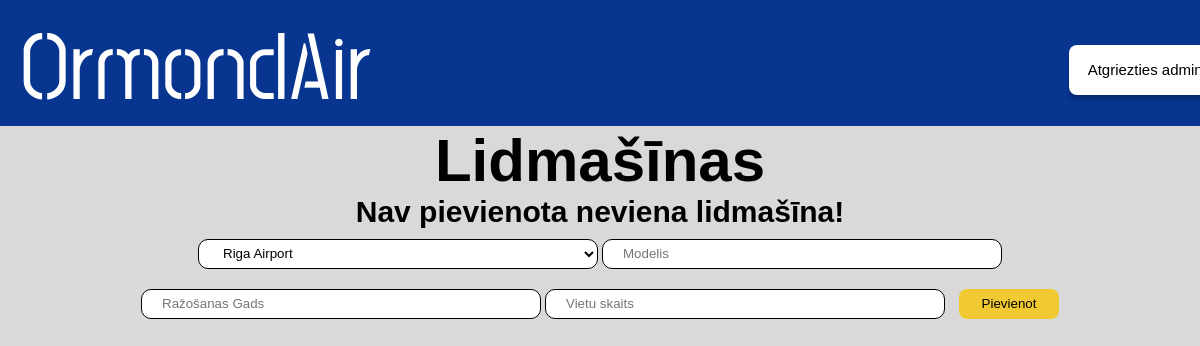
The app's page /admin/lidmasinas, older data.
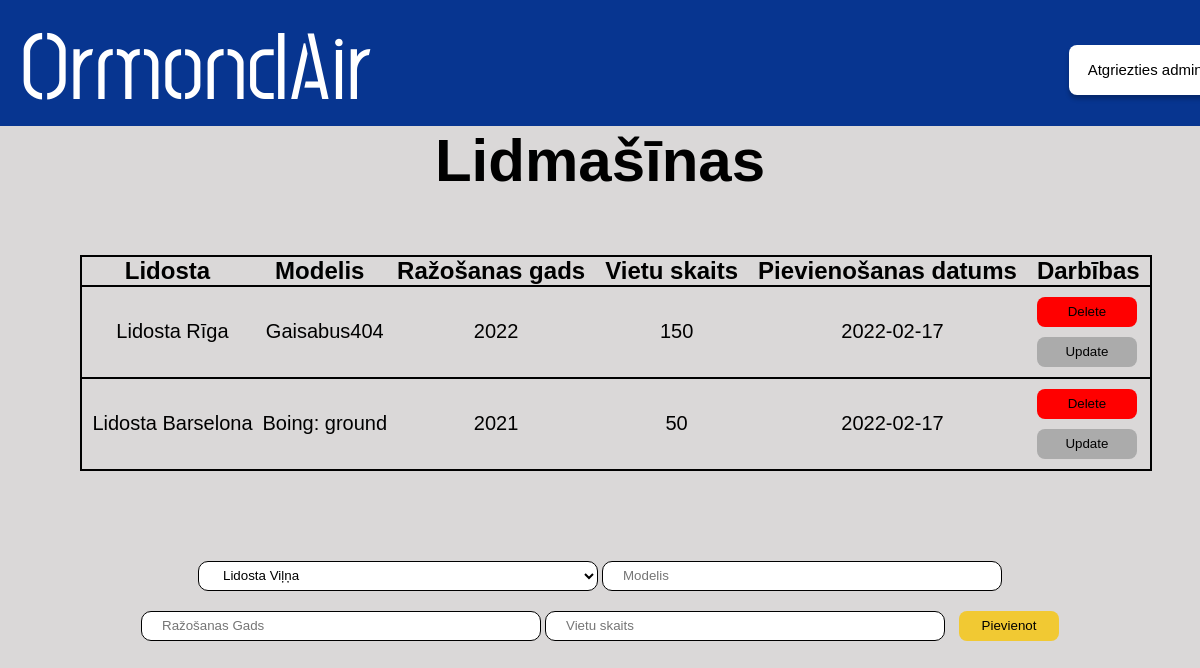
The same page, newer data.
### main.py (models this page shows, shortened)
class Lidmasina(db.Model):
    id = db.Column(db.Integer, primary_key=True)
    content = db.Column(db.String(200), nullable=False)
    modelis = db.Column(db.String(200), nullable=False)
    razosanas_gads = db.Column(db.String(3), nullable=False)
    vietu_skaits = db.Column(db.String(200), nullable=False)
    date_created = db.Column(db.DateTime, default=datetime.utcnow)

### main.py (the view)
@app.route('/admin/lidmasinas', methods=['POST', 'GET'])
def lidmasina():
    if request.method == 'POST':
      new_lidmasina = Lidmasina(content=request.form['content'],modelis=request.form['modelis'], razosanas_gads=request.form['razosanas_gads'], vietu_skaits=request.form['vietu_skaits'])
      try:
        db.session.add(new_lidmasina)
        db.session.commit()
        return redirect('/admin/lidmasinas')
      except:
        return "Draugi nav labi!"
    else:
      lidostas = Lidosta.query.order_by(Lidosta.id).all()
      tasks = Lidmasina.query.order_by(Lidmasina.date_created).all()
      return render_template('adminlidmasinas.html', tasks=tasks, lidostas = lidostas)

### templates/adminlidmasinas.html (shortened to what this page needs)
<!DOCTYPE html>
<html lang="en">
  <head>
    <link href="/static/css/stylesheet.css" rel="stylesheet" />
  </head>
  <body>
    <div class="augsejaisBaneris">
      <a href="/"><h1 class="homePage">OrmondAir</h1></a>
      <a href="/admin"><button id="atgriezties_admin">Atgriezties admin</button></a>
    </div>
    <div class="apaksejaisBaneris">
      <h1 id="virsraksts">Lidmašīnas</h1>
      {% if tasks|length < 1 %}
      <h4 id="apaksraksts">Nav pievienota neviena lidmašīna! </h4>
      {% else %}
      <div class="tabulaBox">
        <table class="tabula">
          <tr class="tabula">
            <th class="teksts">Lidosta</th>
            <th class="teksts">Modelis</th>
            <th class="teksts">Ražošanas gads</th>
            <th class="teksts">Vietu skaits</th>
            <th class="teksts">Pievienošanas datums</th>
            <th class="teksts">Darbības</th>
          </tr>
          {% for task in tasks %}
            <tr class="tabula">
              <td class="dbteksts">{{ task.content }}</td>
              <td class="dbteksts">{{ task.modelis }}</td>
              <td class="dbteksts">{{ task.razosanas_gads }}</td>
              <td class="dbteksts">{{ task.vietu_skaits }}</td>
              <td class="dbteksts">{{ task.date_created.date() }}</td>
              <td>
                <a href="/delete_airplane/{{task.id}}"><button id=dzest>Delete</button></a>
                  <br>
                <a href="/update_lidmasinas/{{task.id}}"><button id=labot>Update</button></a>
              </td>
            </tr>
          {% endfor %}
        </table>
      </div>
      {% endif %}
      <form action="/admin/lidmasinas" method="POST" id="form">
        <select class="input" name="content" id="content" method="POST">
          {% for lidosta in lidostas %}
            <option value="{{lidosta.content}}">{{ lidosta.content }}</option>
          {% endfor %}
        </select>
        <input class="input" type="text" placeholder="Modelis" name="modelis" id="modelis" maxlength="50" required>
        <input class="input" type="text" placeholder="Ražošanas Gads" name="razosanas_gads" id="razosanas_gads" maxlength="4" required>
        <input class="input" type="text" placeholder="Vietu skaits" name="vietu_skaits" id="vietu_skaits" maxlength="4" required>
        <input type="submit" value="Pievienot" id="pievienot">
      </form>
    </div>
  </body>
</html>

### static/css/stylesheet.css (style rules this page uses)
body { background: rgba(186, 182, 182, 0.53); }
* { margin: 0; padding: 0; box-sizing: border-box; text-decoration: none; }
.augsejaisBaneris { position: absolute; left: 0%; right: 0%; top: 0%; bottom: 84.28%; background: #073590; }
.homePage { position: absolute; left: 0%; font-family: Post No Bills Colombo Medium; font-size: 96px; display: flex; margin-left: 20px; color: #ffffff; user-select: none; }
.apaksejaisBaneris { position: absolute; top: 15.72%; right: 0px; left: 0px; }
#atgriezties_admin { position: absolute; width: 152px; height: 50.63px; left: 89.1%; top: 35.4%; background: #ffffff; border-radius: 8px; box-shadow: 0px 4px 4px rgba(0, 0, 0, 0.25); border-style: none; font-family: Arial, Helvetica, sans-serif; font-size: 15px; cursor: pointer; }
#pievienot { width: 100px; height: 30px; background: #f1c933; border-radius: 8px; outline: none; cursor: pointer; border: 1px solid transparent; margin-left: 10px; }
.teksts { font-family: Arial, Helvetica, sans-serif; font-size: 24px; color: #000000; padding-left: 10px; padding-right: 10px; }
.input { background: #ffffff; border: 1px solid #000000; box-sizing: border-box; border-radius: 10px; outline: none; padding-left: 20px; padding-right: 20px; width: 400px; height: 30px; margin-top: 10px; margin-bottom: 10px; }
#dzest { width: 100px; height: 30px; background: #ff0000; border-radius: 8px; outline: none; cursor: pointer; border: 1px solid transparent; margin-top: 10px; margin-left: 10px; }
#labot { width: 100px; height: 30px; background: #ababab; border-radius: 8px; outline: none; cursor: pointer; border: 1px solid transparent; margin-top: 10px; margin-left: 10px; margin-bottom: 10px; }
.dbteksts { text-align: center; font-family: Arial, Helvetica, sans-serif; font-size: 20px; color: #000000; padding-left: 10px; }
#virsraksts { text-align: center; font-family: Arial, Helvetica, sans-serif; font-size: 60px; color: #000000; }
.tabula { border-collapse: collapse; border: solid 2px #000000; margin-left: auto; margin-right: auto; margin-top: 40px; margin-bottom: 40px; }
#form { text-align: center; }
.tabulaBox { display: block; max-height: 500px; width: 96%; overflow: auto; margin-top: 20px; margin-left: 40px; margin-bottom: 40px; }

Row changes from the older to the newer data that the page shows:
added Lidmasina: content "Lidosta Rīga", modelis "Gaisabus404", razosanas_gads "2022", vietu_skaits "150", date_created "2022-02-17"
added Lidmasina: content "Lidosta Barselona", modelis "Boing: ground", razosanas_gads "2021", vietu_skaits "50", date_created "2022-02-17"
Text that changed along with them:
form field content: "Riga Airport" → "Lidosta Viļņa"
text no longer shown: "Nav pievienota neviena lidmašīna!"
text now shown: "Lidosta Modelis Ražošanas gads Vietu skaits Pievienošanas datums Darbības"
